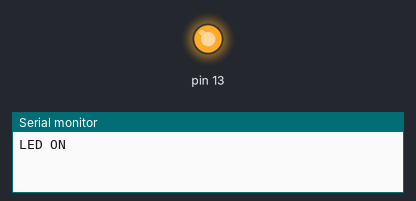
Bench run of a sketch on a simulated Arduino Uno, built with avr-gcc and run on an emulated ATmega328P. Parts: output pins drawn as LEDs (lit = HIGH), the last lines printed to the serial monitor.

Above: at 1.0 s.
At 5.5 s:
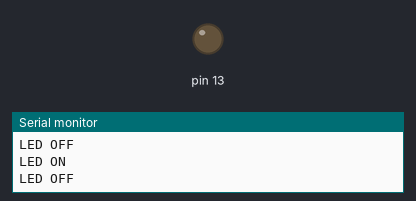
Timing chart, 0 to 6.9 s (numbered marks = the images above):
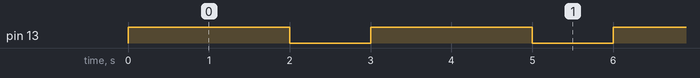

The sketch:

Activity1.ino
```cpp
/*
Jared Barber | Activity 1
-------------------------
Blink an LED on and off

https://www.tinkercad.com/things/iU0CxKjjm1e-activity-1
*/

void setup() {
  Serial.begin(9600);
  pinMode(13, OUTPUT);
}

void loop() {
  digitalWrite(13, HIGH);
  Serial.println("LED ON");
  delay(2000);
  digitalWrite(13, LOW);
  Serial.println("LED OFF");
  delay(1000);
}
```

Measured:
- by itself, pin 13: alternates HIGH for 2.0 s and LOW for 1.0 s
